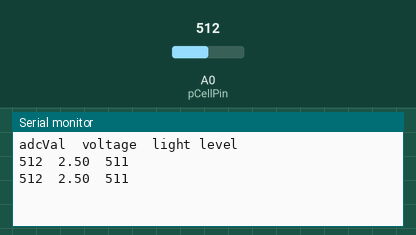
Recording of a sketch running on a simulated Arduino Uno, built with avr-gcc and run on an emulated ATmega328P. Shown: the last lines printed to the serial monitor. The inputs (shaded band) are chosen by the test bench; at power-on: A0 (pCellPin) = 512.

Above: at 1.8 s.
1.9 s: A0 (pCellPin) set to 716
At 2.5 s:
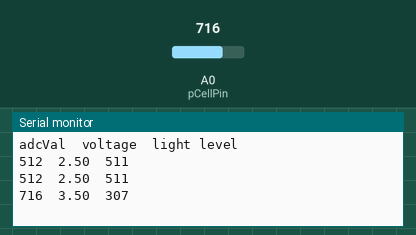
3.4 s: A0 (pCellPin) set to 900
At 4.8 s:
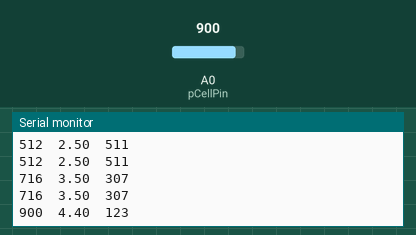
Timing chart, 0 to 6.4 s (numbered marks = the images above; inputs shaded):
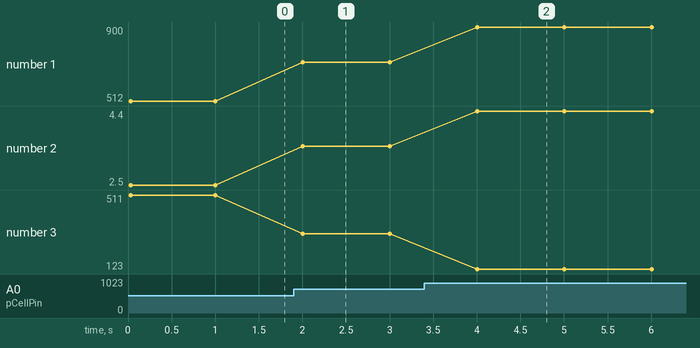

The sketch:

photocell.ino
```cpp
int pCellPin = A0;

void setup() {
    Serial.begin(9600);
    Serial.println("adcVal\tvoltage\tlight level");
}


void loop() {
    int adcVal = analogRead(pCellPin);
    Serial.print(adcVal);
    Serial.print("\t");
    Serial.print(adcVal * 5.0 / 1023);
    Serial.print("\t");
    Serial.println(1023 - adcVal);

    delay(1000);
}
```

Measured:
- after the input at 1.9 s, the serial monitor: prints a new line after 0.10 s (image 1)
- after the input at 3.4 s, the serial monitor: prints a new line after 0.60 s (image 2)
- plotted number 1: 512 → 716 after the input at 1.9 s, 716 → 900 after the input at 3.4 s
- plotted number 2: 2.5 → 3.5 after the input at 1.9 s, 3.5 → 4.4 after the input at 3.4 s
- plotted number 3: 511 → 307 after the input at 1.9 s, 307 → 123 after the input at 3.4 s
